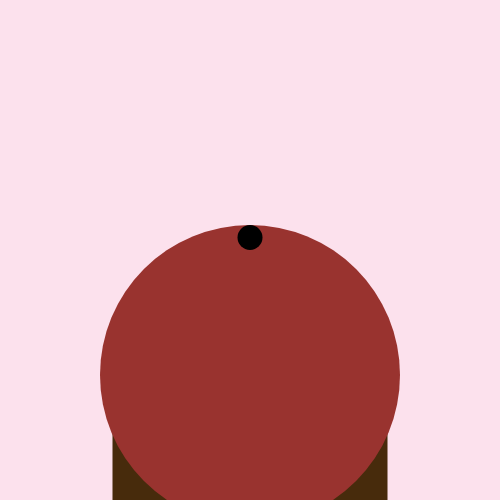
Frame 1 (no input)
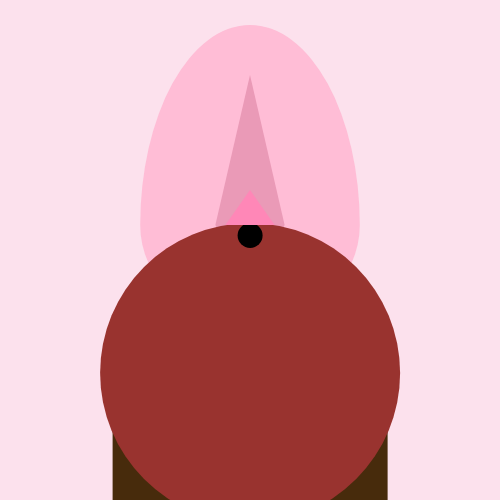
Frame 60 (no input)
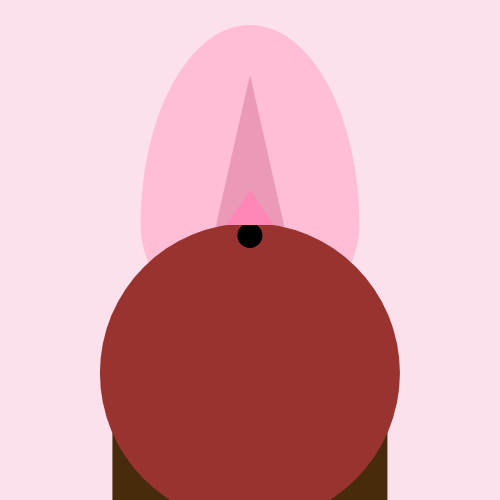
Frame 120 (the mouse pressed at the canvas centre since frame 60)

The p5.js sketch that drew these frames (run headless with seeded random() and noise() and a simulated clock; from frame 60 on, the mouse is pressed at the canvas centre):

// p5.js sketch
// ── sketch.js
//global variables to anchor drawings
var centerX;
var centerY;

//the body is the background of the sketch
var body = {
  size: 500,
  rgb: {
    r: 252,
    g: 225,
    b: 237
  }
};

//object sizes are multiplied by the scale
scale = body.size / 100;

//initialize vulva
var vulva = {
  posY: -5 * scale, //position relative to centerY
  quiver: 0.5, //amount of quiver on penetration
  // topScale: 1, //scales up or down the top portion of the vulva
  bottomScale: 0.5, //scales up or down the bottom portion of the vulva
  majora: {
    height: 80 * scale,  //height and width halved for convenience
    startWidth: 40 * scale,
    rgb: {
      r: 255,
      g: 189,
      b: 214
    }
  },
  minora: {
    height: 30 * scale,  //height and width halved for convenience
    startWidth: 3 * scale,
    rgb: {
      r: 234,
      g: 154,
      b: 183
    }
  },
  vagina: {
    height: 7 * scale,  //height and width halved for convenience
    startWidth: 1 * scale,
    rgb: {
      r: 255,
      g: 135,
      b: 183
    }
  }
};

//initialize penis
var penis = {
  tipSize: 5 * scale,
  posX: 0 * scale, //position of penis relative to centerX
  posY: 0 * scale, //position of tip relative to centerY
  quiver: 0.5, //amount of quiver on penetration
  head: {
    size: 60 * scale,
    rgb: {
      r: 153,
      g: 51,
      b: 47
    }
  },
  shaft: {
    size: 55 * scale,
    rgb: {
      r: 71,
      g: 43,
      b: 12
    }
  }
};

//variables to control penetration
var penetration = {
  posYabs: 0, //absolute position of penetration
  limit: {
    posY: 0, //position of limit relative to centerY
    reached: false,
    acceleration: 2 //speed at which the limit changes
  }
};

function setup() {
  //create canvas
  createCanvas(body.size, body.size);

  //define variables to anchor drawings
  centerX = width / 2;
  centerY = height / 2;

  //initialize penetration settings
  penetration.posYabs = centerY + vulva.posY;
  penetration.limit.posY = vulva.posY;
}

function draw() {
  //draw the female bottom portion
  drawBottom();

  //draw the penis
  drawPenis();

  //draw the female top portion
  drawTop();

  //stretch vulva when penis enters
  stretchVulva();
}

// Function to draw the female bottom half
function drawBottom() {

  //draw background
  background(body.rgb.r, body.rgb.g, body.rgb.b);

  //draw vulva bottom//
  strokeWeight(0);

  //majora
  noStroke();
  fill(vulva.majora.rgb.r, vulva.majora.rgb.g, vulva.majora.rgb.b);
  arc(centerX, penetration.posYabs, vulva.majora.width, vulva.majora.height * vulva.bottomScale, 0, PI);

  //minora
  fill(vulva.minora.rgb.r, vulva.minora.rgb.g, vulva.minora.rgb.b);
  triangle(centerX + vulva.minora.width, penetration.posYabs, //right
    centerX, centerY + vulva.posY + vulva.minora.height * vulva.bottomScale, //bottom
    centerX - vulva.minora.width, penetration.posYabs); //left

  //vagina
  fill(vulva.vagina.rgb.r, vulva.vagina.rgb.g, vulva.vagina.rgb.b);
  triangle(centerX + vulva.vagina.width, penetration.posYabs, //right
    centerX, centerY + vulva.posY + vulva.vagina.height * vulva.bottomScale, //bottom
    centerX - vulva.vagina.width, penetration.posYabs); //left
}

// Function to draw the penis
function drawPenis() {

  //move penis with mouse
  penis.posY = winMouseY - centerY - penis.head.size;

  //limit penetration
  if (penis.posY < penetration.limit.posY) {
    penis.posY = penetration.limit.posY;
    if (!penetration.limit.reached) {
      penetration.limit.posY-= penetration.limit.acceleration;
      penetration.limit.reached = true;
    }
  }
  else if (penetration.limit.reached) {
    penetration.limit.reached = false;
  }

  //variable for the center of the penis head
  penis.head.posY = centerY + penis.head.size / 2 + penis.posY;

  //draw penis//

  //shaft
  fill(penis.shaft.rgb.r, penis.shaft.rgb.g, penis.shaft.rgb.b);
  rect(centerX + penis.posX - penis.shaft.size / 2, penis.head.posY, penis.shaft.size, height - penis.head.posY);

  //head
  fill(penis.head.rgb.r, penis.head.rgb.g, penis.head.rgb.b);
  ellipse(centerX + penis.posX, penis.head.posY, penis.head.size);

  //tip
  fill(0);
  ellipse(centerX + penis.posX, centerY + penis.tipSize / 2 + penis.posY, penis.tipSize);
}

// Function to draw the female top half
function drawTop() {

  //draw background skin top
  fill(body.rgb.r, body.rgb.g, body.rgb.b);
  noStroke();
  rect(0, 0, width, penetration.posYabs);

  //draw vulva top//
  strokeWeight(0);

  //majora
  fill(vulva.majora.rgb.r, vulva.majora.rgb.g, vulva.majora.rgb.b);
  arc(centerX, penetration.posYabs, vulva.majora.width, vulva.majora.height, PI, 0);

  //minora
  fill(vulva.minora.rgb.r, vulva.minora.rgb.g, vulva.minora.rgb.b);
  triangle(centerX, centerY - vulva.minora.height + vulva.posY, //top
    centerX + vulva.minora.width, penetration.posYabs, //right
    centerX - vulva.minora.width, penetration.posYabs); //left

  //vagina
  fill(vulva.vagina.rgb.r, vulva.vagina.rgb.g, vulva.vagina.rgb.b);
  triangle(centerX, centerY - vulva.vagina.height + vulva.posY, //top
    centerX + vulva.vagina.width, penetration.posYabs, //right
    centerX - vulva.vagina.width, penetration.posYabs); //left
}

// Function to stretch the vulva when the penis enters
function stretchVulva() {

  //set variables for head collision detection (thanks, Pythagoras!)
  var pytY = dist(centerX, penetration.posYabs, centerX, penis.head.posY);
  var pytH = penis.head.size / 2;
  var pytX = sqrt(pytH * pytH - pytY * pytY);

  //stretch vulva when penis enters//
  if (penis.posY < vulva.posY) {
    //stretch vagina on head
    vulva.vagina.width = pytX + random(-vulva.quiver, vulva.quiver); //quiver when penetrated
    penis.posX = random(-penis.quiver, penis.quiver); //penis quivers on penetration
    //stretch vagina on shaft
    if (vulva.vagina.width < penis.shaft.size / 2 + vulva.vagina.startWidth &&
      penis.head.posY < penetration.posYabs ||
      penis.head.posY < penetration.posYabs - penis.head.size / 2) {
      vulva.vagina.width = penis.shaft.size / 2 + random(-vulva.quiver, vulva.quiver); //quiver when penetrated
    }
  }
  else {
    vulva.vagina.width = vulva.vagina.startWidth; //unstretch on exit
  }
  vulva.minora.width = vulva.vagina.width + vulva.minora.startWidth - vulva.vagina.startWidth; //stretch minora
  vulva.majora.width = vulva.minora.width + vulva.majora.startWidth - vulva.minora.startWidth; //stretch majora
}

// ── main.css
body {
    padding: 0;
    margin: 0;
    position: fixed;
    height: 100%;
    overflow: hidden;
}
